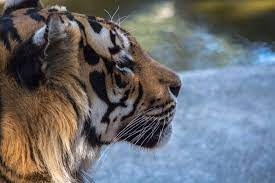
#> input picture input_img.png, 275 x 183 px
$ jupyter execute 'Task 1- Image to Sketch.ipynb'   (shell and % lines are left out)
#> lines starting #> are read from the running program, lines starting #| are printed output that depends on the picture; after the words box and inside, x2 and y2 are one past the last pixel; in counts of white or black regions, pixels touching at a corner belong together
# Author: Sahil Arvind Bote

## Task 1: Image to Pencil Sketch with Python

[cell 1]
#Import libraries
import numpy as np
import cv2
import matplotlib.pyplot as plt

[cell 2]
def show_image(img):
    cv2.imshow('Image' , img)
    cv2.waitKey(0)
    cv2.destroyAllWindows()

[cell 3]
#Load Image
img = cv2.imread(r'input_img.png')
#> img is the input picture: shape (183, 275, 3); mean B, G, R 113.8, 109.9, 107.8

[cell 4]
#Display Image
plt.figure(num = 1, figsize=(8,8))
plt.imshow(cv2.cvtColor(img, cv2.COLOR_BGR2RGB))
plt.title('Original Image', fontsize=26)
plt.gca().axes.get_yaxis().set_visible(False)
plt.gca().axes.get_xaxis().set_visible(False)
plt.show()

[cell 5]
def dodgeV2(image, mask):
    return cv2.divide(image, 255-mask, scale=256)

[cell 6]
def blend(front,back):
    result=front*255/(255-back)
    result[result>255]=255
    result[back==255]=255
    return result

[cell 7]
#Convert to gray image
img_gray = cv2.cvtColor(img, cv2.COLOR_BGR2GRAY)
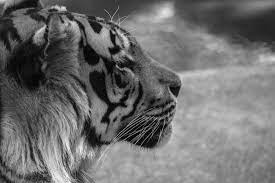
#> img_gray: shape (183, 275); min 0, max 251, mean 109.7

[cell 8]
#Display image
plt.figure(num = 1, figsize=(8,8))
plt.imshow(cv2.cvtColor(img_gray, cv2.COLOR_BGR2RGB))
plt.title('Gray Image', fontsize=26)
plt.gca().axes.get_yaxis().set_visible(False)
plt.gca().axes.get_xaxis().set_visible(False)
plt.show()

[cell 9]
#Applying gaussian blur to grayscale image
img_blur = cv2.GaussianBlur(img_gray, (21,21), 0, 0)
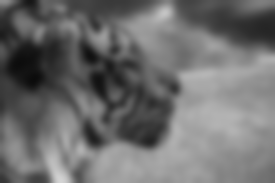
#> img_blur: shape (183, 275); min 11, max 211, mean 109.7

[cell 10]
#Display image
plt.figure(num = 1, figsize=(8,8))
plt.imshow(cv2.cvtColor(img_blur, cv2.COLOR_BGR2RGB))
plt.title('Blur Image', fontsize=26)
plt.gca().axes.get_yaxis().set_visible(False)
plt.gca().axes.get_xaxis().set_visible(False)
plt.show()

[cell 11]
#Invert the blur image
inverted_img = 255 - img_blur
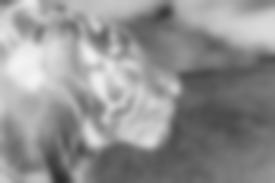
#> inverted_img: shape (183, 275); min 44, max 244, mean 145.3

[cell 12]
#Display image
plt.figure(num = 1, figsize=(8,8))
plt.imshow(cv2.cvtColor(inverted_img, cv2.COLOR_BGR2RGB))
plt.title('Inverted Image', fontsize=26)
plt.gca().axes.get_yaxis().set_visible(False)
plt.gca().axes.get_xaxis().set_visible(False)
plt.show()

[cell 13]
#Apply the dodgeV2 function
img_blend = dodgeV2(img_gray,inverted_img)
#> in dodgeV2, `return cv2.divide(image, 255-mask, scale=256)`:
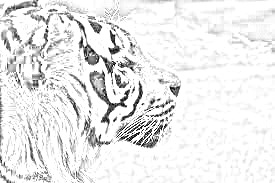
#> returned value: shape (183, 275); min 0, max 255, mean 233.3

[cell 14]
#Blend the image
img_final = 1-blend(img_blend,img_gray)
#> in blend, `result=front*255/(255-back)`:
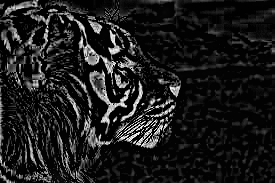
#> result: shape (183, 275) float64; min 0, max 0.996, mean 0.115
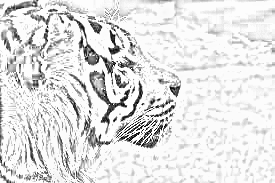
#> img_final: shape (183, 275) float64; min 0.00394, max 1, mean 0.885
final_image = img_final

[cell 15]
#Display output
plt.figure(figsize=(8,8))
plt.imshow(final_image, cmap="gray")
plt.title('Sketching of Image', fontsize=26)
plt.gca().axes.get_yaxis().set_visible(False)
plt.gca().axes.get_xaxis().set_visible(False)
plt.show()

[cell 16]
cv2.imwrite('output_img.png', (final_image))
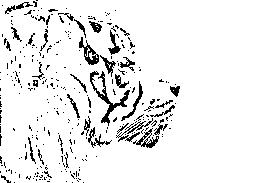
#> saved as output_img.png: shape (183, 275); values 0 (black) and 1 (white), 92.8% white; black in thin lines or dots, all inside (x1, y1, x2, y2) = (0, 0, 180, 183)
#> Out = True
